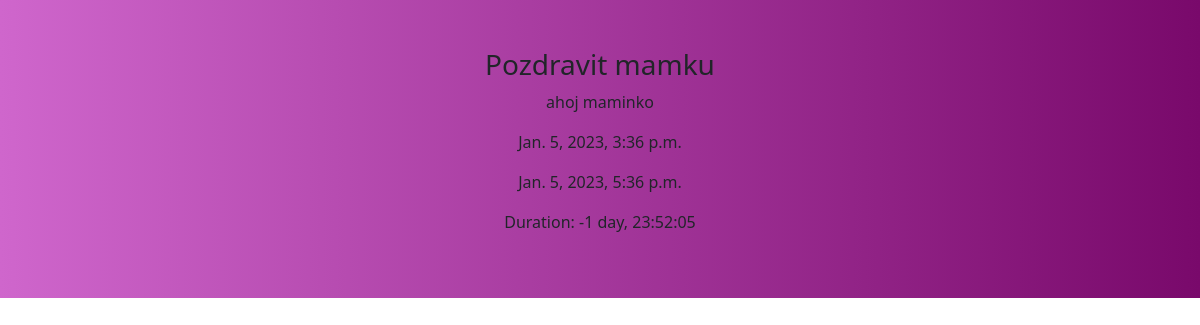
Page /task/21 on the committed database.
### main/models.py (models this page shows, shortened)
class Task(models.Model):
    title = models.CharField(max_length=50)
    desc = models.CharField(max_length=500)
    complete = models.BooleanField(default=False)
    created = models.DateTimeField(auto_now_add=True)
    due = models.DateTimeField(auto_now_add=False, auto_now=False, blank=True, null=True)

### main/views.py (the view)
# urls.py: path('task/<int:id>', views.task, name='task'),
def task(request, id):
    try:
        task = Task.objects.get(id=id)
        current_time = datetime.datetime.now().astimezone(timezone.utc)
        task.duration = task.due - current_time
        return render(request, 'task.html', {"task":task, "duration":task.duration})
    except Task.DoesNotExist:
        messages.error(request, 'Task with id "{}" does not exist'.format(id))
        return redirect('index')

### main/templates/task.html (shortened to what this page needs)
{% extends 'base.html'%}
    {% block content%}
    <h3>{{task.title}}</h3>
    <p>{{task.desc}}</p>
    <p>{{task.created}}</p>
    <p>{{task.due}}</p>
    <p>Duration: {{ duration }}</p>
    {% endblock content %}

### rows in the picture
Task: title "Pozdravit mamku", desc "ahoj maminko", created "Jan. 5, 2023, 3:36 p.m.", due "Jan. 5, 2023, 5:36 p.m."

### other values in the picture
{{ duration }} "-1 day, 23:52:05"
